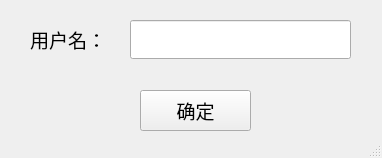
<?xml version="1.0" encoding="UTF-8"?>
<ui version="4.0">
 <class>CNameDlg</class>
 <widget class="QMainWindow" name="CNameDlg">
  <property name="enabled">
   <bool>true</bool>
  </property>
  <property name="geometry">
   <rect>
    <x>0</x>
    <y>0</y>
    <width>382</width>
    <height>158</height>
   </rect>
  </property>
  <property name="windowTitle">
   <string>设置姓名</string>
  </property>
  <property name="styleSheet">
   <string notr="true">#CNameDlg{
border-image: url(:/back8.png);}</string>
  </property>
  <widget class="QWidget" name="centralwidget">
   <widget class="QPushButton" name="btn_confirm">
    <property name="geometry">
     <rect>
      <x>140</x>
      <y>90</y>
      <width>111</width>
      <height>41</height>
     </rect>
    </property>
    <property name="font">
     <font>
      <family>新宋体</family>
      <pointsize>14</pointsize>
     </font>
    </property>
    <property name="cursor">
     <cursorShape>PointingHandCursor</cursorShape>
    </property>
    <property name="text">
     <string>确定</string>
    </property>
   </widget>
   <widget class="QLabel" name="label">
    <property name="geometry">
     <rect>
      <x>30</x>
      <y>20</y>
      <width>71</width>
      <height>39</height>
     </rect>
    </property>
    <property name="font">
     <font>
      <family>新宋体</family>
      <pointsize>14</pointsize>
     </font>
    </property>
    <property name="text">
     <string>用户名：</string>
    </property>
   </widget>
   <widget class="QLineEdit" name="lineEdit_name">
    <property name="geometry">
     <rect>
      <x>130</x>
      <y>20</y>
      <width>221</width>
      <height>39</height>
     </rect>
    </property>
    <property name="sizePolicy">
     <sizepolicy hsizetype="Preferred" vsizetype="Preferred">
      <horstretch>0</horstretch>
      <verstretch>0</verstretch>
     </sizepolicy>
    </property>
    <property name="font">
     <font>
      <family>新宋体</family>
      <pointsize>18</pointsize>
     </font>
    </property>
    <property name="text">
     <string/>
    </property>
    <property name="alignment">
     <set>Qt::AlignCenter</set>
    </property>
   </widget>
  </widget>
  <widget class="QMenuBar" name="menubar">
   <property name="geometry">
    <rect>
     <x>0</x>
     <y>0</y>
     <width>382</width>
     <height>26</height>
    </rect>
   </property>
  </widget>
  <widget class="QStatusBar" name="statusbar"/>
 </widget>
 <resources/>
 <connections/>
</ui>
